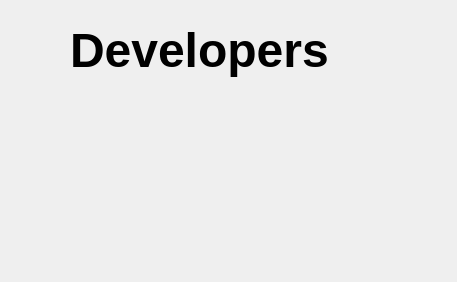
<?xml version="1.0" encoding="UTF-8"?>
<ui version="4.0">
 <class>AboutDialog</class>
 <widget class="QDialog" name="AboutDialog">
  <property name="geometry">
   <rect>
    <x>0</x>
    <y>0</y>
    <width>457</width>
    <height>282</height>
   </rect>
  </property>
  <property name="font">
   <font>
    <pointsize>36</pointsize>
    <weight>75</weight>
    <bold>true</bold>
   </font>
  </property>
  <property name="windowTitle">
   <string>Dialog</string>
  </property>
  <widget class="QLabel" name="label">
   <property name="geometry">
    <rect>
     <x>70</x>
     <y>0</y>
     <width>441</width>
     <height>101</height>
    </rect>
   </property>
   <property name="text">
    <string>Developers</string>
   </property>
  </widget>
 </widget>
 <resources/>
 <connections/>
</ui>
